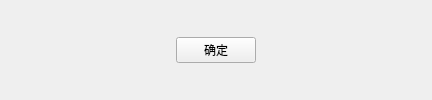
<?xml version="1.0" encoding="UTF-8"?>
<ui version="4.0">
 <class>JDCEPlan</class>
 <widget class="qMRMLWidget" name="JDCEPlan">
  <property name="geometry">
   <rect>
    <x>0</x>
    <y>0</y>
    <width>432</width>
    <height>100</height>
   </rect>
  </property>
  <property name="styleSheet">
   <string notr="true"/>
  </property>
  <layout class="QHBoxLayout" name="horizontalLayout">
   <property name="leftMargin">
    <number>0</number>
   </property>
   <property name="topMargin">
    <number>0</number>
   </property>
   <property name="rightMargin">
    <number>0</number>
   </property>
   <property name="bottomMargin">
    <number>0</number>
   </property>
   <item>
    <widget class="QWidget" name="fill_between_slice_paras" native="true">
     <property name="minimumSize">
      <size>
       <width>0</width>
       <height>100</height>
      </size>
     </property>
     <layout class="QHBoxLayout" name="horizontalLayout_6">
      <property name="leftMargin">
       <number>0</number>
      </property>
      <property name="topMargin">
       <number>0</number>
      </property>
      <property name="rightMargin">
       <number>0</number>
      </property>
      <property name="bottomMargin">
       <number>0</number>
      </property>
      <item>
       <layout class="QVBoxLayout" name="threshold_layout_3" stretch="0">
        <item>
         <layout class="QHBoxLayout" name="horizontalLayout_7">
          <property name="spacing">
           <number>6</number>
          </property>
          <property name="sizeConstraint">
           <enum>QLayout::SetDefaultConstraint</enum>
          </property>
          <item>
           <spacer name="horizontalSpacer_3">
            <property name="orientation">
             <enum>Qt::Horizontal</enum>
            </property>
            <property name="sizeHint" stdset="0">
             <size>
              <width>121</width>
              <height>20</height>
             </size>
            </property>
           </spacer>
          </item>
          <item>
           <widget class="QPushButton" name="fill_between_slice_apply">
            <property name="styleSheet">
             <string notr="true"/>
            </property>
            <property name="text">
             <string>确定</string>
            </property>
           </widget>
          </item>
          <item>
           <spacer name="horizontalSpacer_4">
            <property name="orientation">
             <enum>Qt::Horizontal</enum>
            </property>
            <property name="sizeHint" stdset="0">
             <size>
              <width>40</width>
              <height>20</height>
             </size>
            </property>
           </spacer>
          </item>
         </layout>
        </item>
       </layout>
      </item>
     </layout>
    </widget>
   </item>
  </layout>
 </widget>
 <customwidgets>
  <customwidget>
   <class>qMRMLWidget</class>
   <extends>QWidget</extends>
   <header>qMRMLWidget.h</header>
   <container>1</container>
  </customwidget>
 </customwidgets>
 <resources/>
 <connections/>
</ui>
